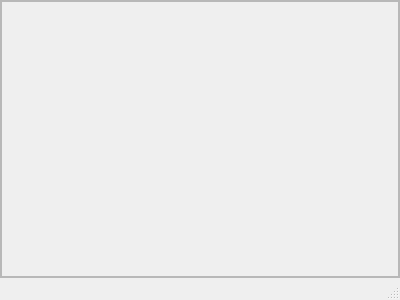
<?xml version="1.0" encoding="UTF-8"?>
<ui version="4.0">
 <class>MainWindow</class>
 <widget class="QMainWindow" name="MainWindow">
  <property name="geometry">
   <rect>
    <x>0</x>
    <y>0</y>
    <width>400</width>
    <height>300</height>
   </rect>
  </property>
  <property name="windowTitle">
   <string>MainWindow</string>
  </property>
  <widget class="QWidget" name="centralWidget">
   <layout class="QGridLayout" name="gridLayout">
    <property name="leftMargin">
     <number>0</number>
    </property>
    <property name="topMargin">
     <number>0</number>
    </property>
    <property name="rightMargin">
     <number>0</number>
    </property>
    <property name="bottomMargin">
     <number>0</number>
    </property>
    <property name="spacing">
     <number>0</number>
    </property>
    <item row="0" column="0">
     <widget class="QScrollArea" name="scrollArea">
      <property name="widgetResizable">
       <bool>true</bool>
      </property>
      <widget class="QWidget" name="scrollAreaWidgetContents">
       <property name="geometry">
        <rect>
         <x>0</x>
         <y>0</y>
         <width>398</width>
         <height>276</height>
        </rect>
       </property>
       <layout class="QGridLayout" name="gridLayout_2">
        <property name="leftMargin">
         <number>0</number>
        </property>
        <property name="topMargin">
         <number>0</number>
        </property>
        <property name="rightMargin">
         <number>0</number>
        </property>
        <property name="bottomMargin">
         <number>0</number>
        </property>
        <property name="spacing">
         <number>0</number>
        </property>
        <item row="0" column="0">
         <widget class="QChartView" name="graphicsView">
          <property name="enabled">
           <bool>false</bool>
          </property>
         </widget>
        </item>
       </layout>
      </widget>
     </widget>
    </item>
   </layout>
  </widget>
  <widget class="QStatusBar" name="statusBar"/>
 </widget>
 <layoutdefault spacing="6" margin="11"/>
 <customwidgets>
  <customwidget>
   <class>QChartView</class>
   <extends>QGraphicsView</extends>
   <header>qchartview.h</header>
  </customwidget>
 </customwidgets>
 <resources/>
 <connections/>
</ui>
